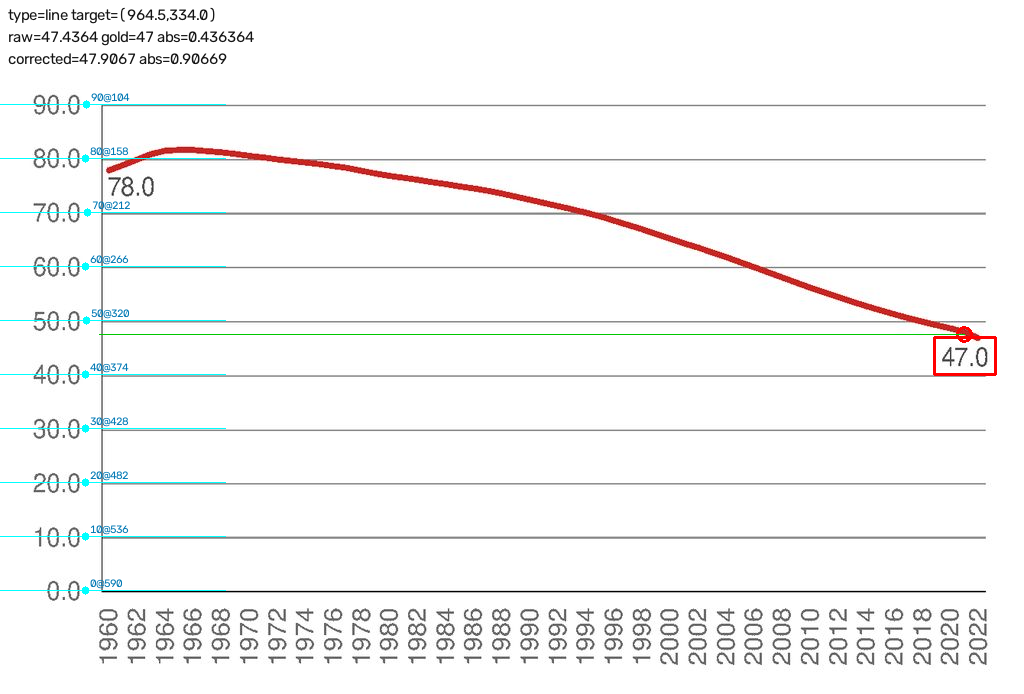
#> input picture examples/debug_overlays/fgmvp_0001.png, 1024 x 694 px
$ python -i prepare_manifest.py   (imports and definitions only)
#> lines starting #> are read from the running program, lines starting #| are printed output that depends on the picture; after the words box and inside, x2 and y2 are one past the last pixel; in counts of white or black regions, pixels touching at a corner belong together
from __future__ import annotations

import argparse
import csv
import json
import math
import re
from collections import Counter, defaultdict
from pathlib import Path
from typing import Any

import cv2
import numpy as np


INCLUDE_TERMS = re.compile(
    r"\b(bar|bars|column|columns|line|trend|sales|revenue|income|earnings|ebit|"
    r"margin|growth|price|rate|yield|volume|production|cost|expense|index|ratio|"
    r"loan|deposit|export|import|market share|cash flow|profit)\b",
    re.IGNORECASE,
)
EXCLUDE_TERMS = re.compile(
    r"\b(pie|donut|doughnut|area chart|scatter|bubble|candlestick|waterfall|"
    r"stacked|treemap|heatmap|radar|spider|box ?plot|histogram|dual[- ]axis|"
    r"two y[- ]axes|secondary axis|right y[- ]axis|combination chart|combo chart)\b",
    re.IGNORECASE,
)


# [4 lines left out: function jsonable, not called in this run]


def image_structure_features(path: str) -> dict[str, float | int]:
    image = cv2.imread(path, cv2.IMREAD_COLOR)
#> image is the input picture: shape (694, 1024, 3); mean B, G, R 245.7, 245.9, 245.9
    if image is None:
        return {
            "image_width": 0,
            "image_height": 0,
            "bar_rectangles": 0,
            "sloped_segments": 0,
            "color_fraction": 0.0,
        }
    height, width = image.shape[:2]
    scale = min(1.0, 640.0 / max(height, width))
    if scale < 1.0:
        image = cv2.resize(image, None, fx=scale, fy=scale, interpolation=cv2.INTER_AREA)
#> image: shape (434, 640, 3)
    small_h, small_w = image.shape[:2]
    hsv = cv2.cvtColor(image, cv2.COLOR_BGR2HSV)
#> hsv: shape (434, 640, 3); mean H, S, V 3.8, 3.6, 247.4
    saturation = hsv[:, :, 1]
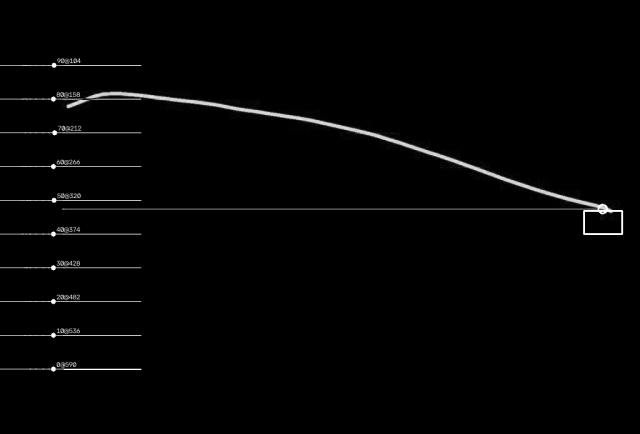
#> saturation: shape (434, 640); min 0, max 255, mean 3.6
    value = hsv[:, :, 2]
    color_mask = ((saturation >= 35) & (value >= 35) & (value <= 250)).astype(np.uint8)
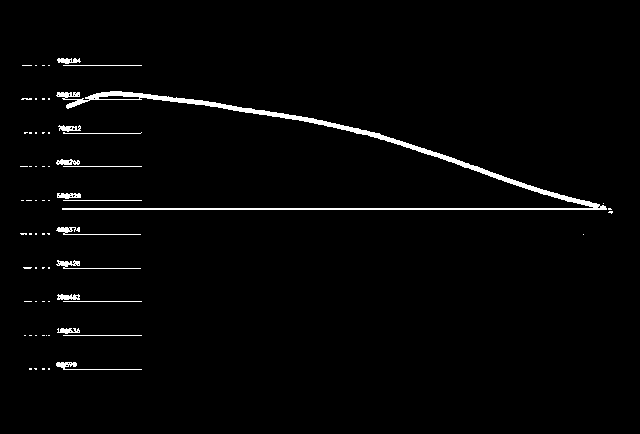
#> color_mask: shape (434, 640); values 0 (black) and 1 (white), 2% white; 66 white regions (50 under 20 px), largest, box (x1, y1, x2, y2) and area: (56, 91, 607, 210) 3854, (56, 260, 141, 269) 181, (56, 227, 141, 235) 175
    color_fraction = float(color_mask.mean())
#> color_fraction = 0.0205

    bar_rectangles = 0
    quantized = (image // 32).astype(np.uint8)
    packed = (
        quantized[:, :, 0].astype(np.int32)
        + 8 * quantized[:, :, 1].astype(np.int32)
        + 64 * quantized[:, :, 2].astype(np.int32)
    )
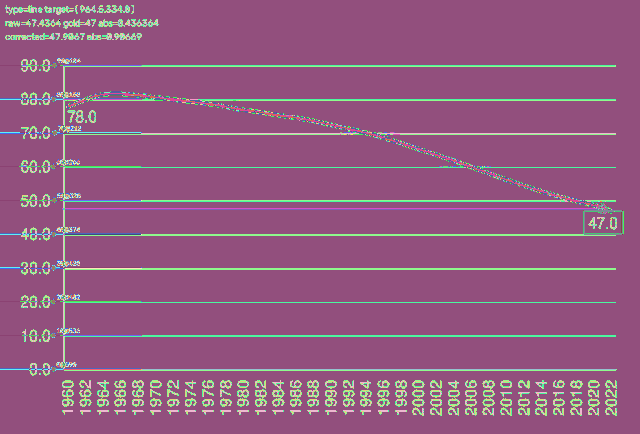
#> packed: shape (434, 640) int32; 104 distinct labels, from 0 to 511; one colour per label, 0 black
    values_, counts = np.unique(packed, return_counts=True)
#> values_ = 104 values from 0 to 511; counts = 104 values, max 250462 at index 103, min 1 at index 4, mean 2670.8
    order = np.argsort(counts)[::-1]
#> order = 104 values, max 103 at index 0, min 0 at index 84, mean 51.5
    image_area = small_h * small_w
    for packed_value in values_[order[:24]]:
        mask = (packed == packed_value).astype(np.uint8)
        fraction = float(mask.mean())
        if fraction < 0.00015 or fraction > 0.18:
            continue
        mask = cv2.morphologyEx(mask, cv2.MORPH_CLOSE, np.ones((3, 3), np.uint8))
        count, _, stats, _ = cv2.connectedComponentsWithStats(mask, connectivity=8)
        for stat in stats[1:count]:
            x, y, box_w, box_h, area = map(int, stat)
            if box_w < max(4, int(0.008 * small_w)):
                continue
            if box_h < max(8, int(0.025 * small_h)):
                continue
            if box_w > 0.18 * small_w or box_h > 0.85 * small_h:
                continue
            fill = area / max(1, box_w * box_h)
            if fill >= 0.55 and box_h >= 0.65 * box_w and area >= 0.0002 * image_area:
                bar_rectangles += 1
#> this loop made 24 passes
#> (packed_value, fraction, count) on passes 2, 3, 4, 5, 6, 7, 8, 10: (438, 0.0265, 483), (365, 0.0198, 628), (292, 0.0118, 585), (219, 0.00956, 501), (146, 0.00297, 94), (393, 0.00246, 25), (316, 0.00193, 3), (329, 0.00178, 70)
#> pass 1, in image_structure_features, `mask = (packed == packed_value).astype(np.uint8)`:
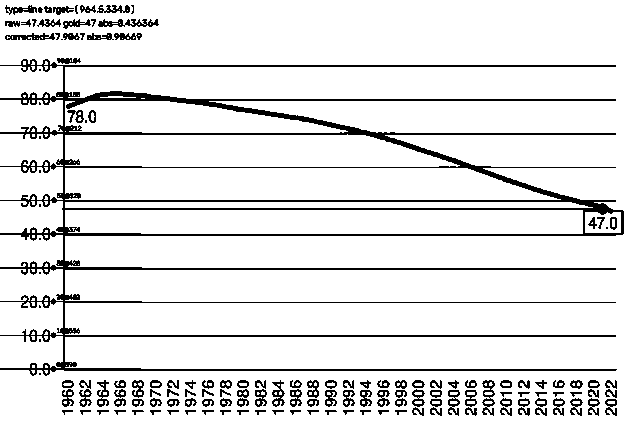
#> mask: shape (434, 640); values 0 (black) and 1 (white), 90.2% white; black in thin lines or dots
#> after the loop:
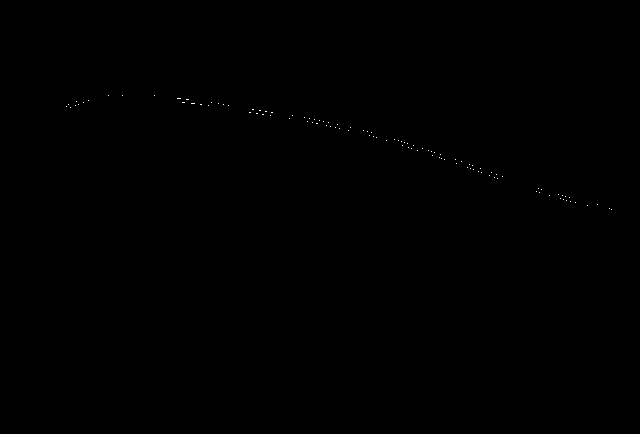
#> mask: shape (434, 640); values 0 (black) and 1 (white), 0.05% white in thin lines or dots, all inside (x1, y1, x2, y2) = (66, 95, 612, 210)
#> after the loop, bar_rectangles = 0

    gray = cv2.cvtColor(image, cv2.COLOR_BGR2GRAY)
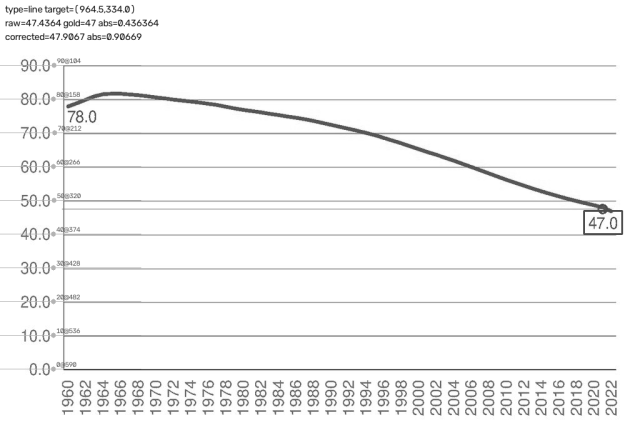
#> gray: shape (434, 640); min 30, max 255, mean 245.9
    edges = cv2.Canny(gray, 70, 160)
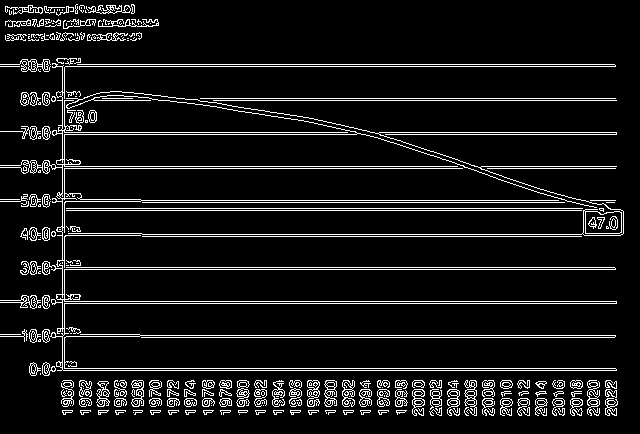
#> edges: shape (434, 640); 8.5% white in thin lines or dots
    lines = cv2.HoughLinesP(
        edges,
        1,
        np.pi / 180,
        threshold=max(20, int(0.04 * small_w)),
        minLineLength=max(20, int(0.06 * small_w)),
        maxLineGap=max(3, int(0.012 * small_w)),
    )
#> lines = 142 rows, first 6: [21, 303, 616, 303], [21, 168, 470, 168], [23, 132, 356, 132], [29, 370, 616, 370], [27, 267, 614, 267], [0, 66, 615, 66]
    sloped_segments = 0
    if lines is not None:
        for segment in np.asarray(lines).reshape(-1, 4):
            x1, y1, x2, y2 = map(int, segment)
            dx = abs(x2 - x1)
            dy = abs(y2 - y1)
            if dx >= 0.06 * small_w and 0.08 <= dy / max(dx, 1) <= 5.0:
                sloped_segments += 1
#> this loop made 142 passes
#> (x1, y1, x2, y2, dx, dy) on passes 1 to 8: (21, 303, 616, 303, 595, 0), (21, 168, 470, 168, 449, 0), (23, 132, 356, 132, 333, 0), (29, 370, 616, 370, 587, 0), (27, 267, 614, 267, 587, 0), (0, 66, 615, 66, 615, 0), (213, 100, 616, 100, 403, 0), (62, 208, 582, 208, 520, 0)
#> after the loop, sloped_segments = 6

    return {
        "image_width": width,
        "image_height": height,
        "bar_rectangles": bar_rectangles,
        "sloped_segments": sloped_segments,
        "color_fraction": color_fraction,
    }


# [133 lines left out: functions write_csv, main, not called in this run]


# [2 lines not run here, left out]

>>> result = image_structure_features('../examples/debug_overlays/fgmvp_0001.png')
#> result = {'image_width': 1024, 'image_height': 694, 'bar_rectangles': 0, 'sloped_segments': 6, 'color_fraction': 0.0205}

$ run again, on examples/debug_overlays/fgmvp_0005.png
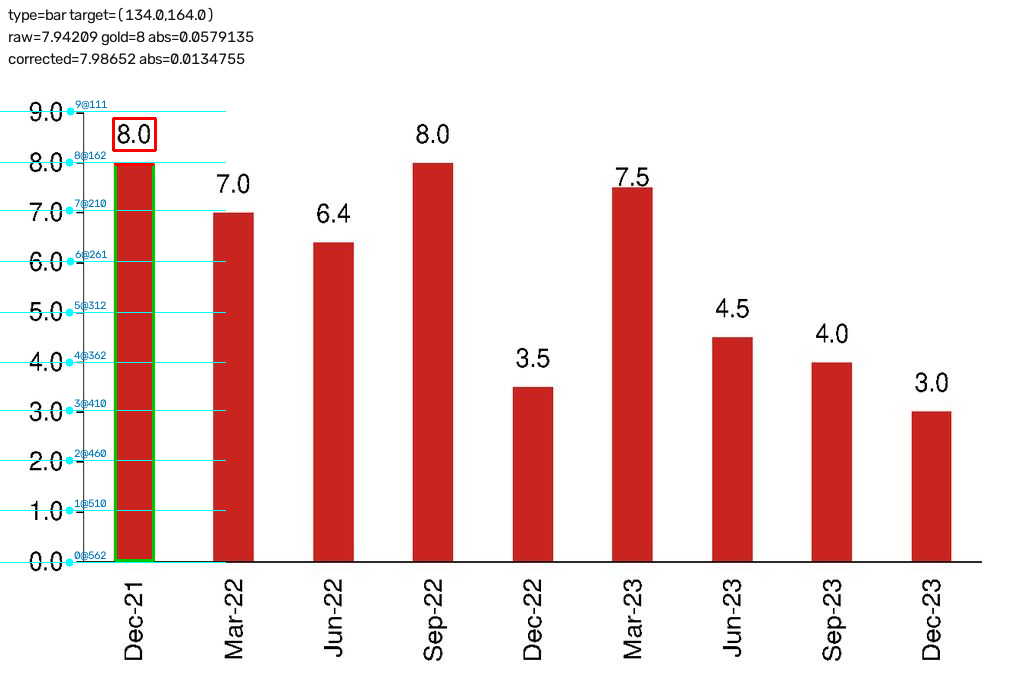
#> input picture examples/debug_overlays/fgmvp_0005.png, 1024 x 692 px
#> in image_structure_features, image is the input picture: shape (692, 1024, 3); mean B, G, R 217.3, 218.5, 240.5
#> image: shape (432, 640, 3)
#> hsv: shape (432, 640, 3); mean H, S, V 7.9, 33.3, 242.4
#> color_mask: shape (432, 640); values 0 (black) and 1 (white), 15.8% white; 66 white regions (48 under 20 px), largest, box (x1, y1, x2, y2) and area: (46, 101, 160, 352) 12332, (256, 101, 285, 352) 6530, (382, 115, 409, 352) 6117
#> color_fraction = 0.158
#> in image_structure_features, `packed = ( quantized[:, :, 0].astype(np.int32) + 8 * quantized[:, :, 1..`:
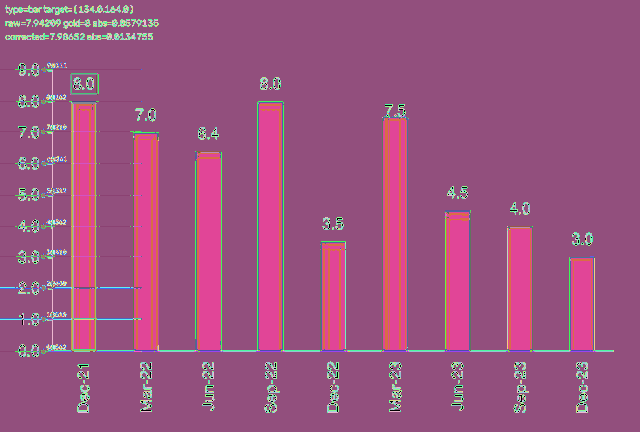
#> packed: shape (432, 640) int32; 111 distinct labels, from 0 to 511; one colour per label, 0 black
#> values_ = 111 values from 0 to 511; counts = 111 values, max 223068 at index 110, min 1 at index 2, mean 2490.8
#> order = 111 values, max 110 at index 0, min 0 at index 11, mean 55
#> the loop in image_structure_features, `for packed_value in values_[order[:24]]:` made 24 passes
#> (packed_value, fraction, count) on passes 2 to 9: (393, 0.108, 10), (392, 0.0244, 11), (438, 0.00504, 390), (365, 0.00494, 439), (146, 0.00482, 349), (329, 0.00461, 27), (292, 0.00433, 410), (502, 0.00387, 14)
#> after the loop in image_structure_features, `for packed_value in values_[order[:24]]:`: bar_rectangles = 9
#> in image_structure_features, `edges = cv2.Canny(gray, 70, 160)`:
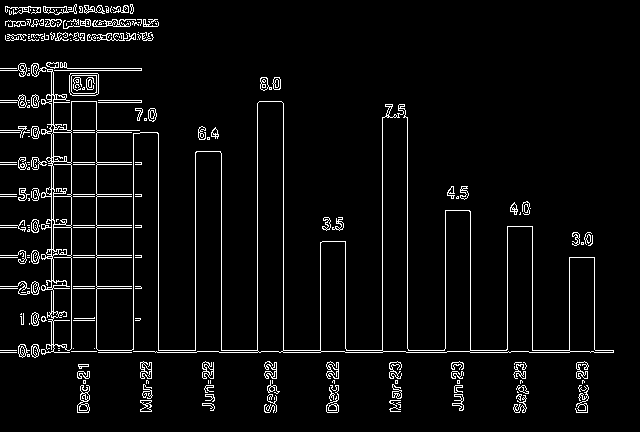
#> edges: shape (432, 640); 4.7% white in thin lines or dots
#> lines = 74 rows, first 6: [279, 352, 320, 352], [0, 350, 69, 350], [407, 352, 407, 117], [283, 350, 283, 103], [51, 351, 51, 63], [71, 351, 71, 68]
#> the loop in image_structure_features, `for segment in np.asarray(lines).reshape(-1, 4):` made 74 passes
#> (x1, y1, x2, y2, dx, dy) on passes 1 to 8: (279, 352, 320, 352, 41, 0), (0, 350, 69, 350, 69, 0), (407, 352, 407, 117, 0, 235), (283, 350, 283, 103, 0, 247), (51, 351, 51, 63, 0, 288), (71, 351, 71, 68, 0, 283), (53, 351, 53, 62, 0, 289), (96, 351, 96, 68, 0, 283)
#> after the loop in image_structure_features, `for segment in np.asarray(lines).reshape(-1, 4):`: sloped_segments = 0
#> result = {'image_width': 1024, 'image_height': 692, 'bar_rectangles': 9, 'sloped_segments': 0, 'color_fraction': 0.158}

$ run again, on examples/debug_overlays/fgmvp_0006.png
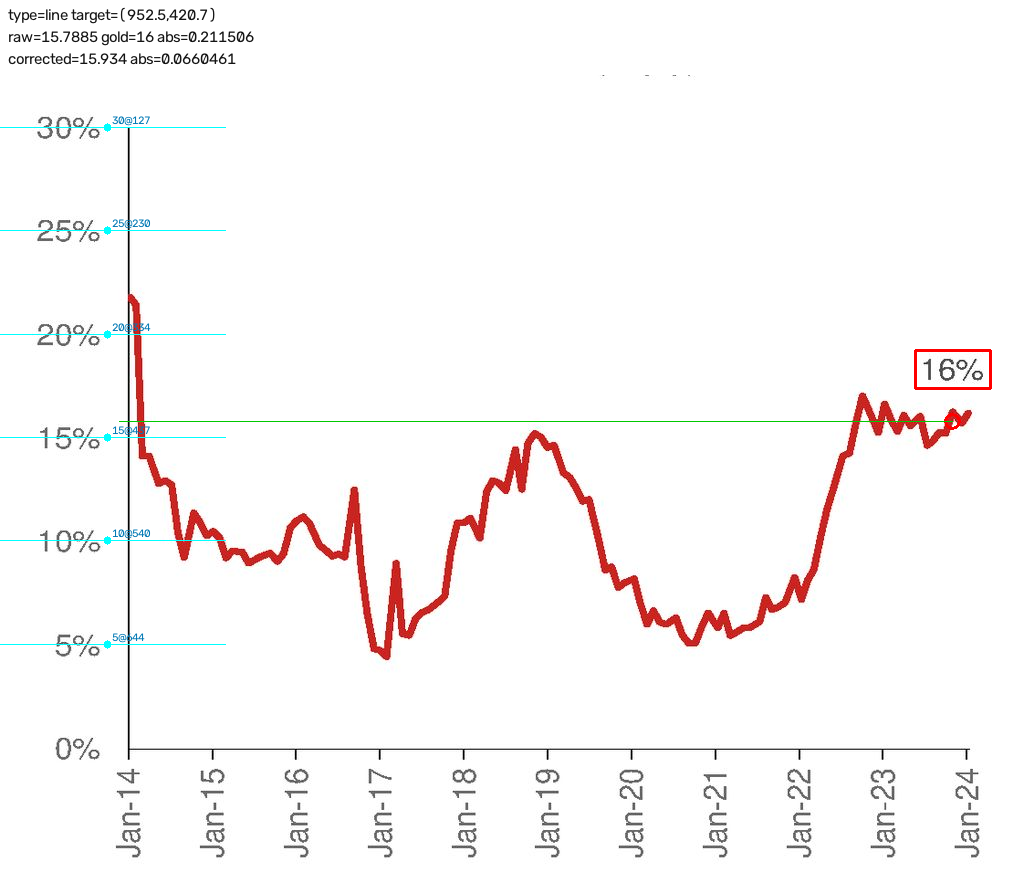
#> input picture examples/debug_overlays/fgmvp_0006.png, 1024 x 893 px
#> in image_structure_features, image is the input picture: shape (893, 1024, 3); mean B, G, R 247.5, 247.7, 250.1
#> image: shape (558, 640, 3)
#> hsv: shape (558, 640, 3); mean H, S, V 4.7, 5, 250.9
#> color_mask: shape (558, 640); values 0 (black) and 1 (white), 2.5% white; 43 white regions (37 under 20 px), largest, box (x1, y1, x2, y2) and area: (70, 182, 608, 413) 8342, (70, 137, 94, 145) 107, (70, 330, 94, 339) 107, (70, 395, 90, 402) 82, (70, 72, 90, 79) 81, (35, 402, 52, 404) 24
#> color_fraction = 0.025
#> in image_structure_features, `packed = ( quantized[:, :, 0].astype(np.int32) + 8 * quantized[:, :, 1..`:
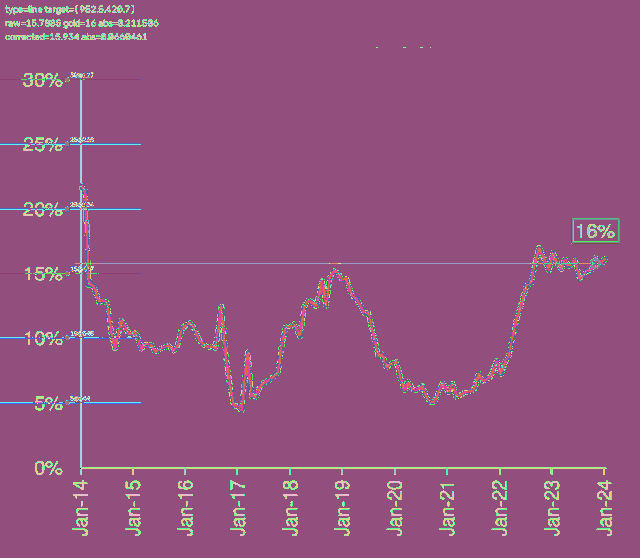
#> packed: shape (558, 640) int32; 124 distinct labels, from 0 to 511; one colour per label, 0 black
#> values_ = 124 values from 0 to 511; counts = 124 values, max 337397 at index 123, min 1 at index 0, mean 2880
#> order = 124 values, max 123 at index 0, min 0 at index 123, mean 61.5
#> the loop in image_structure_features, `for packed_value in values_[order[:24]]:` made 24 passes
#> (packed_value, fraction, count) on passes 2 to 9: (219, 0.00683, 264), (438, 0.00666, 363), (393, 0.0058, 39), (292, 0.00469, 392), (365, 0.00386, 379), (392, 0.00355, 115), (329, 0.00354, 227), (502, 0.0018, 359)
#> after the loop in image_structure_features, `for packed_value in values_[order[:24]]:`: bar_rectangles = 1
#> in image_structure_features, `edges = cv2.Canny(gray, 70, 160)`:
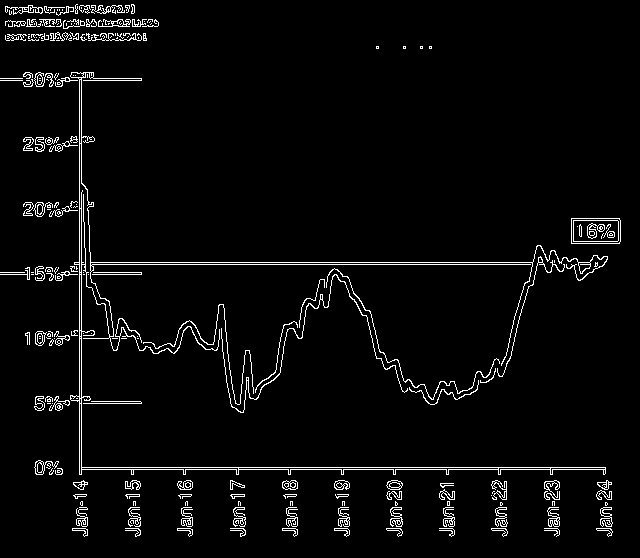
#> edges: shape (558, 640); 3.6% white in thin lines or dots
#> lines = 62 rows, first 6: [79, 467, 605, 467], [74, 262, 561, 262], [79, 469, 605, 469], [74, 264, 604, 264], [79, 496, 79, 73], [81, 530, 81, 192]
#> the loop in image_structure_features, `for segment in np.asarray(lines).reshape(-1, 4):` made 62 passes
#> (x1, y1, x2, y2, dx, dy) on passes 1 to 8: (79, 467, 605, 467, 526, 0), (74, 262, 561, 262, 487, 0), (79, 469, 605, 469, 526, 0), (74, 264, 604, 264, 530, 0), (79, 496, 79, 73, 0, 423), (81, 530, 81, 192, 0, 338), (42, 275, 126, 274, 84, 1), (0, 80, 141, 80, 141, 0)
#> after the loop in image_structure_features, `for segment in np.asarray(lines).reshape(-1, 4):`: sloped_segments = 7
#> result = {'image_width': 1024, 'image_height': 893, 'bar_rectangles': 1, 'sloped_segments': 7, 'color_fraction': 0.025}
